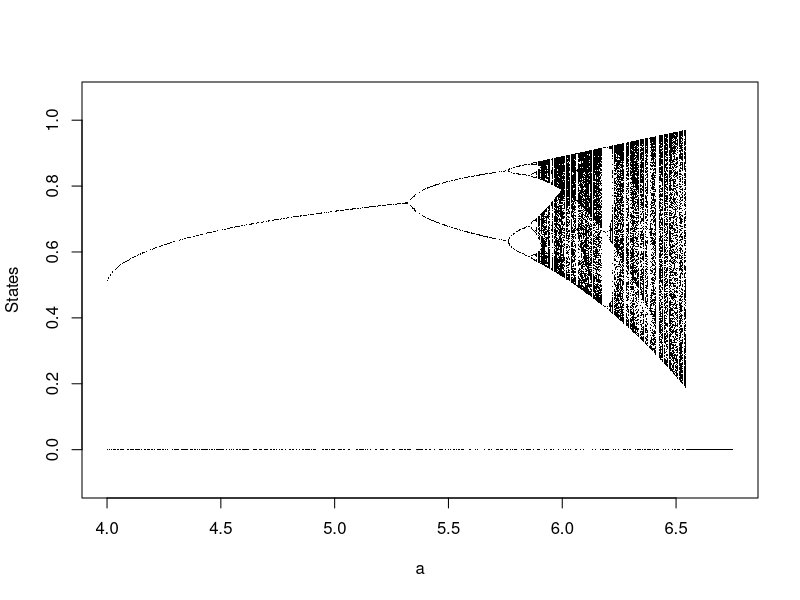

This figure's R source:
bif_diagram <- function(f=function(x,a) (a*x**2*(1-x)),alow=2.5,ahigh=4,
                        thinness=1000, transient=200, collect=200){
  # f function, parameter must be named a
  n <- 1
  R <- seq(alow,ahigh,length=thinness)
  data <- matrix(0,collect,thinness+1)
  
  for(a in R){
    x <- runif(1) # random initial condition
    ## first converge to attractor
    for(i in 1:transient){
      x <- f(x,a)
    } # collect points on attractor
    for(i in 1:collect){
      x <- f(x,a)
      data[i,n] <- x
    }
    n <- n+1
  }
  
  data <- data[,1:thinness]
  yrange <- range(data)+c(-0.1,0.1)
  plot(R,data[1,], pch=".", xlab="a", ylab="States",ylim=yrange)
  for(i in 2:collect) points(R,data[i,],pch=".")
}

f <- function(x,a) a*x**2*(1-x)
bif_diagram(f,alow=4,ahigh=6.75)
